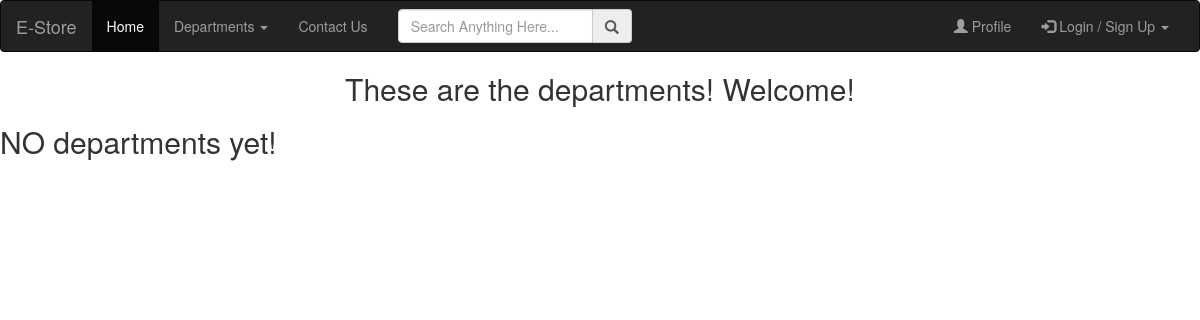
/departments/, run on an earlier commit of the app's database.
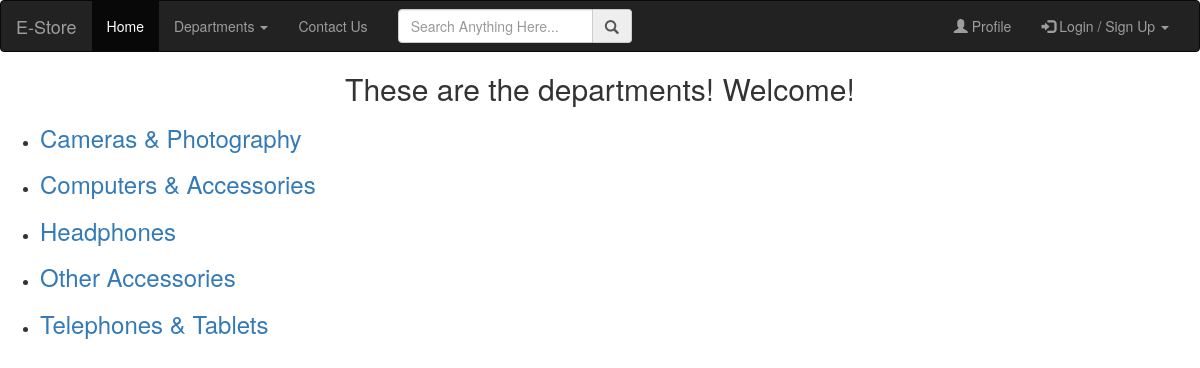
And on a later commit of the database.
### store/models.py (models this page shows, shortened)
class Department(models.Model):
    dep_name = models.CharField(max_length=255)

### store/views.py (the view)
# urls.py: path('departments/', departments, name="departments"),
def departments(request):
    all_deps = Department.objects.order_by('dep_name')
    return render(request, "store/departments.html", {"all_deps": all_deps})

### store/templates/store/departments.html
{%extends "store/layout.html" %}
{%block content%}
    <center><h2>These are the departments! Welcome!</h2></center>
    {% if all_deps %}
    <ul>
        {% for dep in all_deps %}
        <li><h3><a href="{% url 'store:get_dep_by_id' dep.id %}">{{dep.dep_name}}</a></h3></li>
        {% endfor %}
    </ul>
    {% else %}
        <h2>NO departments yet!</h2>
    {% endif %}
{% endblock %}

### store/templates/store/layout.html (shortened to what this page needs)
<!doctype html>
<html lang="en">
<head>
    <link rel="stylesheet" href="https://maxcdn.bootstrapcdn.com/bootstrap/3.3.7/css/bootstrap.min.css">
    <link rel="stylesheet" href="../../static/store/css/layout.css">
</head>
<body>
    <div class="navbar navbar-inverse">
        <div class="container-fluid">
            <div class="row">
                <div class="col-lg-12">
                    <div class="navbar-header">
                        <a href="#" class="navbar-brand">E-Store</a>
                    </div>
                    <div class="navbar-collapse collapse" id="mobile_menu">
                        <ul class="nav navbar-nav">
                            <li class="active"><a href="{% url 'store:index' %}">Home</a></li>
                            <li><a href="#" class="dropdown-toggle" data-toggle="dropdown">Departments <span class="caret"></span></a>
                            </li>
                            <li><a href="#">Contact Us</a></li>
                        </ul>
                        <ul class="nav navbar-nav">
                            <li>
                                <form action="{%url 'store:search_item_by_name' %}" class="navbar-form" method="post">
                                    <div class="form-group">
                                        <div class="input-group">
                                            <input type="search" name="search_field" id="" placeholder="Search Anything Here..." class="form-control">
                                            <span class="input-group-addon"><span class="glyphicon glyphicon-search"></span></span>
                                        </div>
                                    </div>
                                </form>
                            </li>
                        </ul>
                        <ul class="nav navbar-nav navbar-right">
                            <li><a href="#"><span class="glyphicon glyphicon-user"></span> Profile</a></li>
                            <li><a href="#" class="dropdown-toggle" data-toggle="dropdown"><span class="glyphicon glyphicon-log-in"></span> Login / Sign Up <span class="caret"></span></a>
                            </li>
                        </ul>
                    </div>
                </div>
            </div>
        </div>
    </div>
    {% block content %}
    {% endblock %}
</body>
</html>

What changed in the data, as far as the page shows it:
added Department: dep_name "Cameras & Photography"
added Department: dep_name "Computers & Accessories"
added Department: dep_name "Headphones"
added Department: dep_name "Other Accessories"
added Department: dep_name "Telephones & Tablets"
Also different on the page:
text no longer shown: "NO departments yet!"
